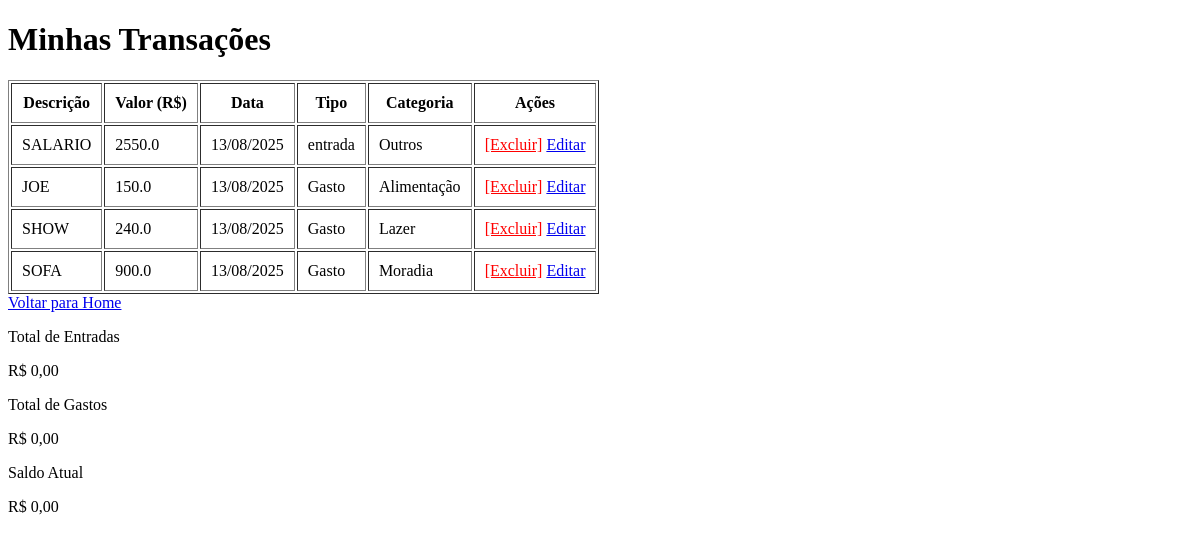
The app's page /transacoes (signed in), older data.
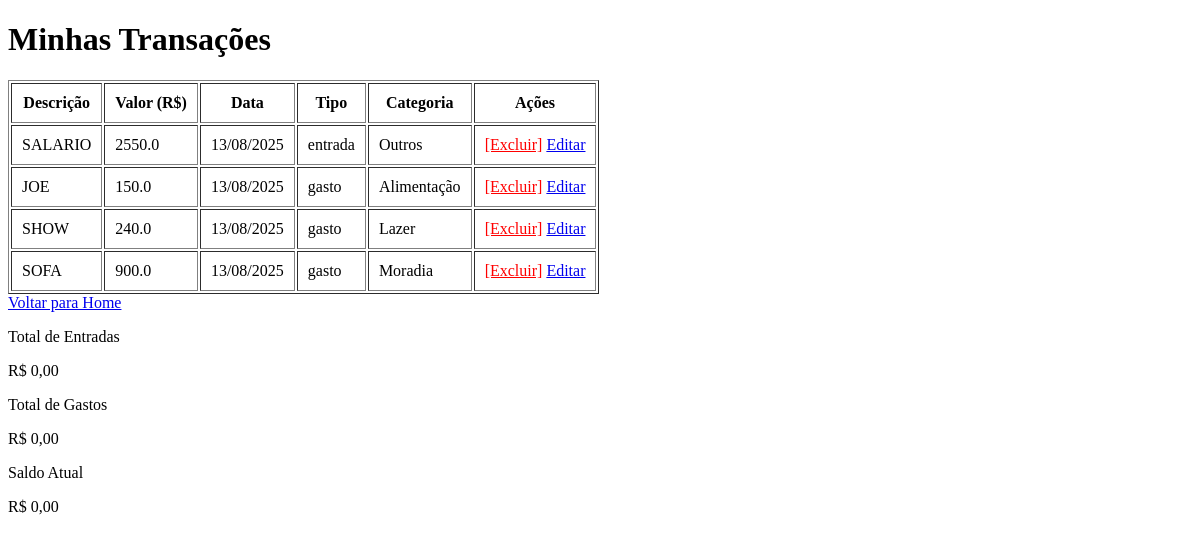
The same page, newer data.
### models.py (models this page shows)
class Transacao(db.Model):
    id = db.Column(db.Integer, primary_key=True)
    tipo = db.Column(db.String(10), nullable=False)
    valor = db.Column(db.Float, nullable=False)
    descricao = db.Column(db.String(200))
    categoria = db.Column(db.String(50))
    data = db.Column(db.DateTime, default=datetime.utcnow)
    user_id = db.Column(db.Integer, db.ForeignKey("user.id"), nullable=False)

### routes.py (the view, shortened to what this page needs)
@app.route("/transacoes")
def listar_transacoes():
    if "user_id" not in session:
        flash("Faça login para acessar suas transações.")
        return redirect("/tela_login")
    user_id = session["user_id"]
    transacoes = Transacao.query.filter_by(user_id=user_id).all()
    total_gastos = sum([t.valor for t in transacoes if t.tipo == "gasto"])
    total_entradas = sum([t.valor for t in transacoes if t.tipo == "entrada"])
    nomes_gastos = [t.descricao for t in transacoes if t.tipo == "gasto"]
    valores_gastos = [t.valor for t in transacoes if t.tipo == "gasto"]
    print("DEBUG -> Entradas:", total_entradas, "Gastos:", total_gastos)
    return render_template("lista_transacoes.html", transacoes=transacoes, total_gastos=total_gastos, total_entradas=total_entradas, nomes_gastos=nomes_gastos, valores_gastos=valores_gastos)

### templates/lista_transacoes.html (shortened to what this page needs)
<!DOCTYPE html>
<html lang="pt-br">
<head>
</head>
<body>
    <h1>Minhas Transações</h1>
    <table border="1" cellpadding="10">
        <tr>
            <th>Descrição</th>
            <th>Valor (R$)</th>
            <th>Data</th>
            <th>Tipo</th>
            <th>Categoria</th>
            <th>Ações</th>
        </tr>
        {% for transacao in transacoes %}
        <tr>
            <td>{{ transacao.descricao }}</td>
            <td>{{ transacao.valor }}</td>
            <td>{{ transacao.data.strftime('%d/%m/%Y') }}</td>
            <td>{{ transacao.tipo }}</td>
            <td>{{ transacao.categoria }}</td>
            <td>
                <a href="/deletar/{{ transacao.id }}" style="color:red">[Excluir]</a>
                <a href="{{ url_for('editar_transacao', id=transacao.id) }}">Editar</a>
            </td>
        </tr>
        {% endfor %}
    </table>
<a href="/cadastrar">Voltar para Home</a>
<div class="container mx-auto px-4 pb-8">
        <div class="grid grid-cols-1 md:grid-cols-3 gap-6 mb-8">
            <div class="stats-card p-6">
                <div class="flex items-center justify-between">
                    <div>
                        <p class="text-gray-500 text-sm font-medium">Total de Entradas</p>
                        <p class="text-3xl font-bold text-green-600" id="totalEntradas">R$ 0,00</p>
                    </div>
                </div class="w-12 h-12 bg-green-100 rounded-full flex items-center justify-center">
            </div>
        </div>
</div>
            <div class="stats-card p-6">
                <div class="flex items-center justify-between">
                    <div>
                        <p class="text-gray-500 text-sm font-medium">Total de Gastos</p>
                        <p class="text-3xl font-bold text-red-600" id="totalGastos">R$ 0,00</p>
                    </div>
                </div>
            </div>
            <div class="stats-card p-6">
                <div class="flex items-center justify-between">
                    <div>
                        <p class="text-gray-500 text-sm font-medium">Saldo Atual</p>
                        <p class="text-3xl font-bold" id="saldoAtual">R$ 0,00</p>
                    </div>
                </div>
            </div>
</body>
</html>

Row changes from the older to the newer data that the page shows:
changed Transacao "JOE": tipo "Gasto" → "gasto"
changed Transacao "SHOW": tipo "Gasto" → "gasto"
changed Transacao "SOFA": tipo "Gasto" → "gasto"
